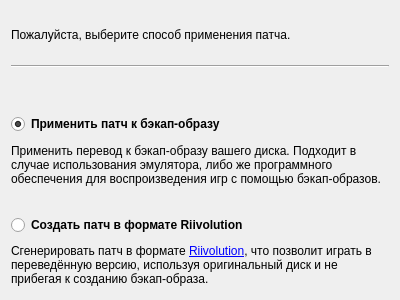
<?xml version="1.0" encoding="UTF-8"?>
<ui version="4.0">
 <class>PatchSelectPage</class>
 <widget class="QWidget" name="PatchSelectPage">
  <property name="geometry">
   <rect>
    <x>0</x>
    <y>0</y>
    <width>400</width>
    <height>300</height>
   </rect>
  </property>
  <property name="windowTitle">
   <string>Form</string>
  </property>
  <property name="title" stdset="0">
   <string>Способ применения патча</string>
  </property>
  <property name="subTitle" stdset="0">
   <string/>
  </property>
  <layout class="QVBoxLayout" name="verticalLayout">
   <item>
    <widget class="QLabel" name="label_3">
     <property name="text">
      <string>Пожалуйста, выберите способ применения патча.</string>
     </property>
     <property name="wordWrap">
      <bool>true</bool>
     </property>
    </widget>
   </item>
   <item>
    <widget class="Line" name="line">
     <property name="orientation">
      <enum>Qt::Horizontal</enum>
     </property>
    </widget>
   </item>
   <item>
    <spacer name="verticalSpacer">
     <property name="orientation">
      <enum>Qt::Vertical</enum>
     </property>
     <property name="sizeType">
      <enum>QSizePolicy::Fixed</enum>
     </property>
     <property name="sizeHint" stdset="0">
      <size>
       <width>20</width>
       <height>40</height>
      </size>
     </property>
    </spacer>
   </item>
   <item>
    <widget class="QRadioButton" name="imagePatch">
     <property name="font">
      <font>
       <weight>75</weight>
       <bold>true</bold>
      </font>
     </property>
     <property name="text">
      <string>Применить патч к бэкап-образу</string>
     </property>
     <property name="checked">
      <bool>true</bool>
     </property>
     <attribute name="buttonGroup">
      <string notr="true">patchType</string>
     </attribute>
    </widget>
   </item>
   <item>
    <widget class="QLabel" name="label">
     <property name="text">
      <string>Применить перевод к бэкап-образу вашего диска. Подходит в случае использования эмулятора, либо же программного обеспечения для воспроизведения игр с помощью бэкап-образов.</string>
     </property>
     <property name="wordWrap">
      <bool>true</bool>
     </property>
    </widget>
   </item>
   <item>
    <spacer name="verticalSpacer_2">
     <property name="orientation">
      <enum>Qt::Vertical</enum>
     </property>
     <property name="sizeType">
      <enum>QSizePolicy::Fixed</enum>
     </property>
     <property name="sizeHint" stdset="0">
      <size>
       <width>20</width>
       <height>20</height>
      </size>
     </property>
    </spacer>
   </item>
   <item>
    <widget class="QRadioButton" name="riivolutionPatch">
     <property name="font">
      <font>
       <weight>75</weight>
       <bold>true</bold>
      </font>
     </property>
     <property name="text">
      <string>Создать патч в формате Riivolution</string>
     </property>
     <attribute name="buttonGroup">
      <string notr="true">patchType</string>
     </attribute>
    </widget>
   </item>
   <item>
    <widget class="QLabel" name="label_2">
     <property name="text">
      <string>&lt;html&gt;&lt;head/&gt;&lt;body&gt;Сгенерировать патч в формате &lt;a href=&quot;http://rvlution.net/wiki/Riivolution&quot;&gt;Riivolution&lt;/a&gt;, что позволит играть в переведённую версию, используя оригинальный диск и не прибегая к созданию бэкап-образа.&lt;/body&gt;&lt;/html&gt;</string>
     </property>
     <property name="wordWrap">
      <bool>true</bool>
     </property>
    </widget>
   </item>
  </layout>
 </widget>
 <resources/>
 <connections/>
 <buttongroups>
  <buttongroup name="patchType"/>
 </buttongroups>
</ui>
